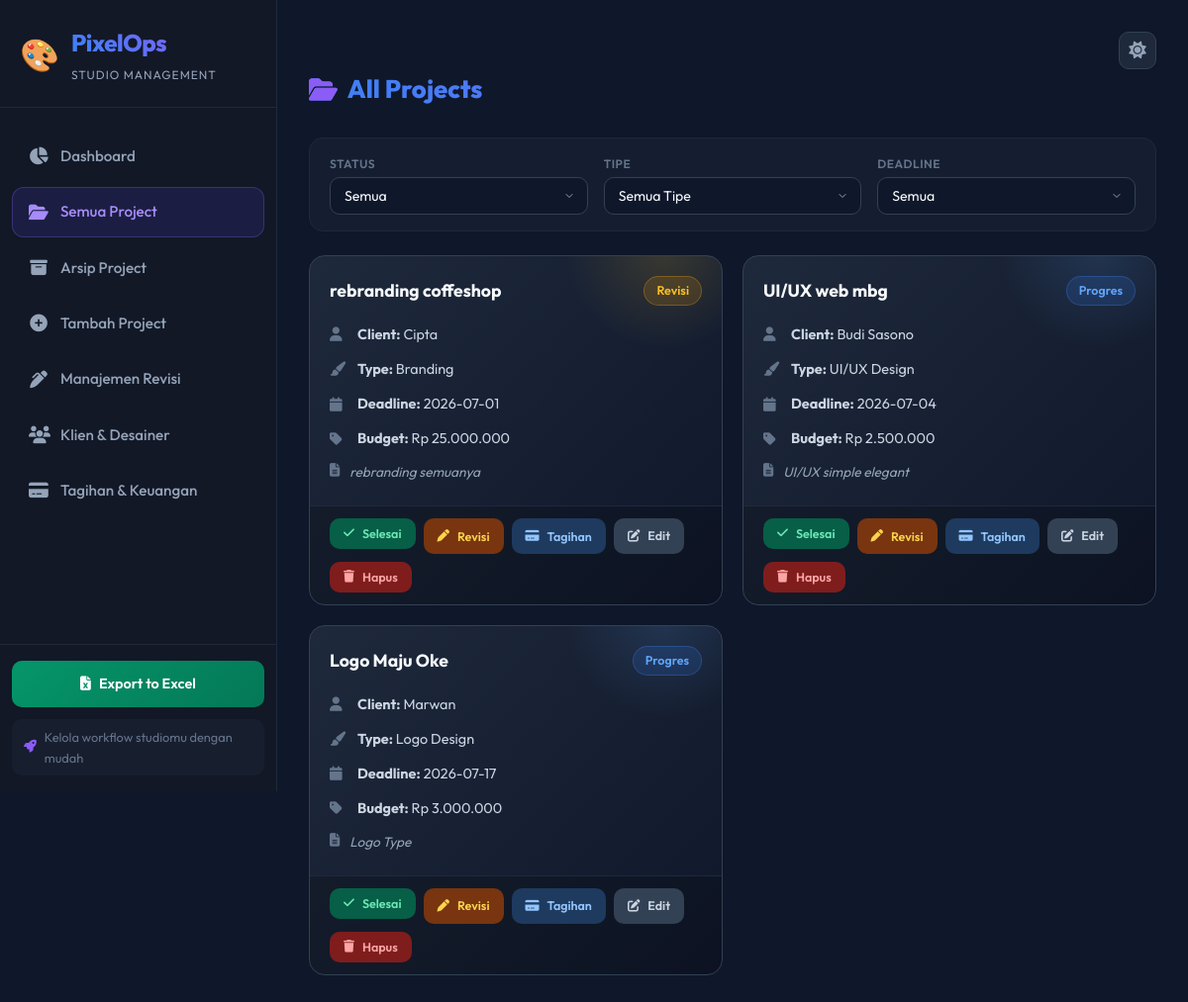
The app's page /projects with its own data.
### tables this page shows
CREATE TABLE project(
            id INTEGER PRIMARY KEY AUTOINCREMENT,
            nama_project TEXT NOT NULL,
            jenis TEXT,
            client_id INTEGER,
            designer_id INTEGER,
            deadline TEXT,
            budget REAL,
            status TEXT
        , deskripsi TEXT, category TEXT, image_path TEXT);

CREATE TABLE client(
            id INTEGER PRIMARY KEY AUTOINCREMENT,
            nama TEXT NOT NULL,
            perusahaan TEXT,
            email TEXT,
            telepon TEXT
        );

### main_app.py (the view)
@app.route("/projects")
def project_list():
    projects = [p for p in sm.tampil_project() if p.get('status', '').lower() != 'selesai']
    return render_template("projects.html", projects=projects)

### main_app.py (called while the page is built)
@app.template_filter("format_rp")
def format_rp(amount):
    return f"Rp {amount:,.0f}".replace(",", ".")

### manajer_studio.py (called while the page is built)
    def tampil_project(self):
        query = """
        SELECT p.*, c.nama as client_nama, d.nama as designer_nama
        FROM project p
        LEFT JOIN client c ON p.client_id = c.id
        LEFT JOIN designer d ON p.designer_id = d.id
        ORDER BY p.id DESC
        """
        self.db.cursor.execute(query)
        return [dict(row) for row in self.db.cursor.fetchall()]

### templates/projects.html (shortened to what this page needs)
{% extends "base.html" %}
{% block content %}
<div class="page-header">
    <h1><i class="fas fa-folder-open"></i> All Projects</h1>
</div>
<div class="filter-bar">
    <div class="filter-group">
        <label>Status</label>
        <select id="filterStatus" class="form-select" onchange="filterProjects()">
            <option value="">Semua</option>
        </select>
    </div>
    <div class="filter-group">
        <label>Tipe</label>
        <select id="filterJenis" class="form-select" onchange="filterProjects()">
            <option value="">Semua Tipe</option>
            {% set jenis_set = [] %}
            {% for p in projects %}
            {% if p['jenis'] not in jenis_set %}{% set _ = jenis_set.append(p['jenis']) %}{% endif %}
            {% endfor %}
        </select>
    </div>
    <div class="filter-group">
        <label>Deadline</label>
        <select id="filterDeadline" class="form-select" onchange="filterProjects()">
            <option value="">Semua</option>
        </select>
    </div>
</div>
{% if projects %}
<div class="projects-grid">
    {% for p in projects %}
    {% include "_project_card.html" %}
    {% endfor %}
</div>
{% else %}
<div class="empty-state">
    <i class="fas fa-folder-open"></i>
    <p>Belum ada project. <a href="{{ url_for('add_project') }}">Tambah project baru</a></p>
</div>
{% endif %}
{% endblock %}

### templates/_project_card.html
<div class="project-card status-{{ p['status'] | lower }}" data-project-id="{{ p['id'] }}">
    <div class="card-content">
    <div class="project-card-header">
        <h3>{{ p['nama_project'] }}</h3>
        <span class="status-badge status-{{ p['status'] | lower }}">{{ p['status'] }}</span>
    </div>
    <div class="project-card-body">
        <div class="project-detail">
            <i class="fas fa-user"></i>
            <span><strong>Client:</strong> {{ p.get('client_nama', '-') }}</span>
        </div>
        <div class="project-detail">
            <i class="fas fa-paint-brush"></i>
            <span><strong>Type:</strong> {{ p['jenis'] }}</span>
        </div>
        <div class="project-detail">
            <i class="fas fa-calendar"></i>
            <span><strong>Deadline:</strong> {{ p['deadline'] }}</span>
        </div>
        <div class="project-detail">
            <i class="fas fa-tag"></i>
            <span><strong>Budget:</strong> {{ p['budget']|format_rp }}</span>
        </div>
        <div class="project-desc">
            <i class="fas fa-file-alt"></i>
            <span>{{ p.get('deskripsi') or '—' }}</span>
        </div>
    </div>
    <div class="project-card-actions">
        {% if p['status']|lower != 'selesai' %}
        <form action="{{ url_for('complete_project', project_id=p['id']) }}" method="POST" class="inline-form">
            <button type="submit" class="btn btn-sm btn-success" title="Tandai Selesai">
                <i class="fas fa-check"></i> Selesai
            </button>
        </form>
        <button class="btn btn-sm btn-warning" onclick="openRevisionModal({{ p['id'] }}, '{{ p['nama_project'] }}')" title="Tambah Revisi">
            <i class="fas fa-pen"></i> Revisi
        </button>
        <button class="btn btn-sm btn-info" onclick="openPaymentModal({{ p['id'] }}, '{{ p['nama_project'] }}', {{ p.get('budget', 0)|default(0)|int }})" title="Buat Tagihan">
            <i class="fas fa-credit-card"></i> Tagihan
        </button>
        {% endif %}
        <a href="{{ url_for('edit_project', project_id=p['id']) }}" class="btn btn-sm btn-secondary" title="Edit Project">
            <i class="fas fa-edit"></i> Edit
        </a>
        <form action="{{ url_for('delete_project', project_id=p['id']) }}" method="POST" class="inline-form" onsubmit="return confirm('Yakin ingin menghapus project ini?')">
            <button type="submit" class="btn btn-sm btn-danger" title="Hapus Project">
                <i class="fas fa-trash"></i> Hapus
            </button>
        </form>
    </div>
    </div>
</div>

### records on screen
project: nama_project "rebranding coffeshop", status "Revisi", get "Cipta", jenis "Branding", deadline "2026-07-01", budget "Rp 25.000.000", deskripsi "rebranding semuanya"
project: nama_project "UI/UX web mbg", status "Progres", get "Budi Sasono", jenis "UI/UX Design", deadline "2026-07-04", budget "Rp 2.500.000", deskripsi "UI/UX simple elegant"
project: nama_project "Logo Maju Oke", status "Progres", get "Marwan", jenis "Logo Design", deadline "2026-07-17", budget "Rp 3.000.000", deskripsi "Logo Type"
